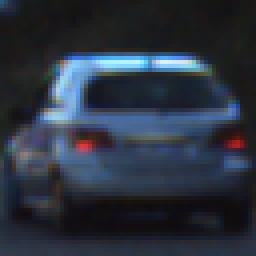
#> input picture Vehicle-Detection/examples/vehicle.png, 64 x 64 px (shown 4 times larger)
$ jupyter execute --allow-errors 'Vehicle Detection.ipynb'   (shell and % lines are left out)   (older library calls are emulated)
#> lines starting #> are read from the running program, lines starting #| are printed output that depends on the picture
## Vehicle Detection

The goals / steps of this project are the following:

* Perform a Histogram of Oriented Gradients (HOG) feature extraction on a labeled training set of images and train a classifier Linear SVM classifier
* Optionally, you can also apply a color transform and append binned color features, as well as histograms of color, to your HOG feature vector.
* Note: for those first two steps don't forget to normalize your features and randomize a selection for training and testing.
* Implement a sliding-window technique and use your trained classifier to search for vehicles in images.
* Run your pipeline on a video stream (start with the test_video.mp4 and later implement on full project_video.mp4) and create a heat map of recurring detections frame by frame to reject outliers and follow detected vehicles.
* Estimate a bounding box for vehicles detected.

### HOG feature extraction

[cell 1]
import numpy as np
import cv2
from skimage.feature import hog
import matplotlib.pyplot as plt


params = {
    'bin_size': (16, 16),
    'hist_bins': 32,
    'hist_range': (0, 256),
    'cspace': 'YCrCb',
    'orient': 8,
    'pix_per_cell': 8,
    'cell_per_block': 2,
    'hog_channel': 'ALL'
}

def get_hog_features(img, orient, pix_per_cell, cell_per_block, vis=False, feature_vec=True):
    # Call with two outputs if vis==True
    if vis == True:
        features, hog_image = hog(img, orientations=orient, pixels_per_cell=(pix_per_cell, pix_per_cell),
                                  cells_per_block=(cell_per_block, cell_per_block), block_norm='L1',
                                  transform_sqrt=True,
                                  visualise=vis, feature_vector=feature_vec)
        return features, hog_image
    # Otherwise call with one output
    else:
        features = hog(img, orientations=orient, pixels_per_cell=(pix_per_cell, pix_per_cell),
                       cells_per_block=(cell_per_block, cell_per_block), block_norm='L1',
                       transform_sqrt=True,
                       visualise=vis, feature_vector=feature_vec)
        return features

# [62 lines left out: functions color_hist, bin_spatial, extract_features, not called in this run]

car_img = cv2.imread('examples/vehicle.png')
#> car_img is the input picture: shape (64, 64, 3); mean B, G, R 63.3, 51, 43.5
fig = plt.figure()
plt.subplot(1, 2, 1)
plt.imshow(car_img[:,:,::-1])

gray_img = cv2.cvtColor(car_img, cv2.COLOR_BGR2GRAY)
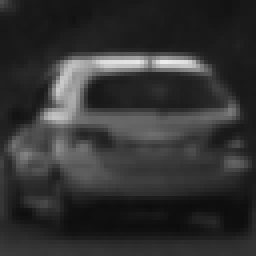
#> gray_img: shape (64, 64) (shown 4 times larger); min 13, max 237, mean 50.2
hog_features, hog_img = get_hog_features(gray_img, 8, 8, 2, True, True)
#> in get_hog_features, `features, hog_image = hog(img, orientations=orient, pixels_per_cell=(p..`: features = 1568 values, max 0.512 at index 180, min 0 at index 7, mean 0.0312
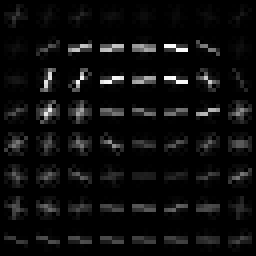
#> hog_img: shape (64, 64) float64 (shown 4 times larger); min 0, max 2, mean 0.105; drawn with min black and max white
#> hog_features has the same summary as features in get_hog_features
plt.subplot(1, 2, 2)
plt.imshow(hog_img)
fig.savefig('demo.png')
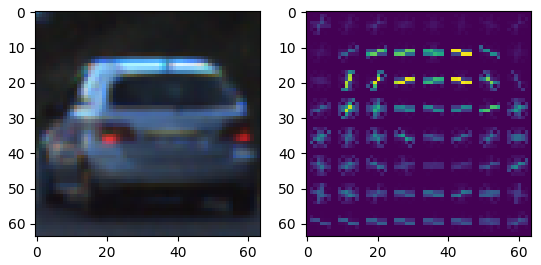
#> figure drawn by matplotlib, 2 panels

### Train a SVC classifier

[cell 2]
import os

car_filepath = '/home/wanlin/Downloads/vehicles'
noncar_filepath = '/home/wanlin/Downloads/non-vehicles'

# Load data
car_features = []
for root, dirs, files in os.walk(car_filepath):
    for name in files:
        filepath = os.path.join(root, name)
        if filepath.endswith('png'):
            img = cv2.imread(filepath)
            img = cv2.cvtColor(img, cv2.COLOR_BGR2RGB)
            features = extract_features(img, params)
            car_features.append(features)

noncar_features = []
for root, dirs, files in os.walk(noncar_filepath):
    for name in files:
        filepath = os.path.join(root, name)
        if filepath.endswith('png'):
            img = cv2.imread(filepath)
            img = cv2.cvtColor(img, cv2.COLOR_BGR2RGB)
            features = extract_features(img, params)
            noncar_features.append(features)

X = np.vstack((car_features, noncar_features)).astype(np.float64)
y = np.hstack((np.ones(len(car_features)), np.zeros(len(noncar_features))))

#### Split the training and test sets

[cell 3]
from sklearn.preprocessing import StandardScaler
from sklearn.cross_validation import train_test_split

# Split up data into randomized training and test sets
rand_state = np.random.randint(0, 100)
#> (the rest of this cell did not finish here and is left out)

#### Train the SVC model

[cell 4]
from sklearn.svm import LinearSVC

# Use a linear SVC
svc = LinearSVC()
#> (the rest of this cell did not finish here and is left out)

### Sliding Window Technique

[cell 5]
# [96 lines left out: functions draw_boxes, find_cars, not called in this run]

[cell 6]
test_img_dir = 'test_images/test5.jpg'
test_img = cv2.imread(test_img_dir)
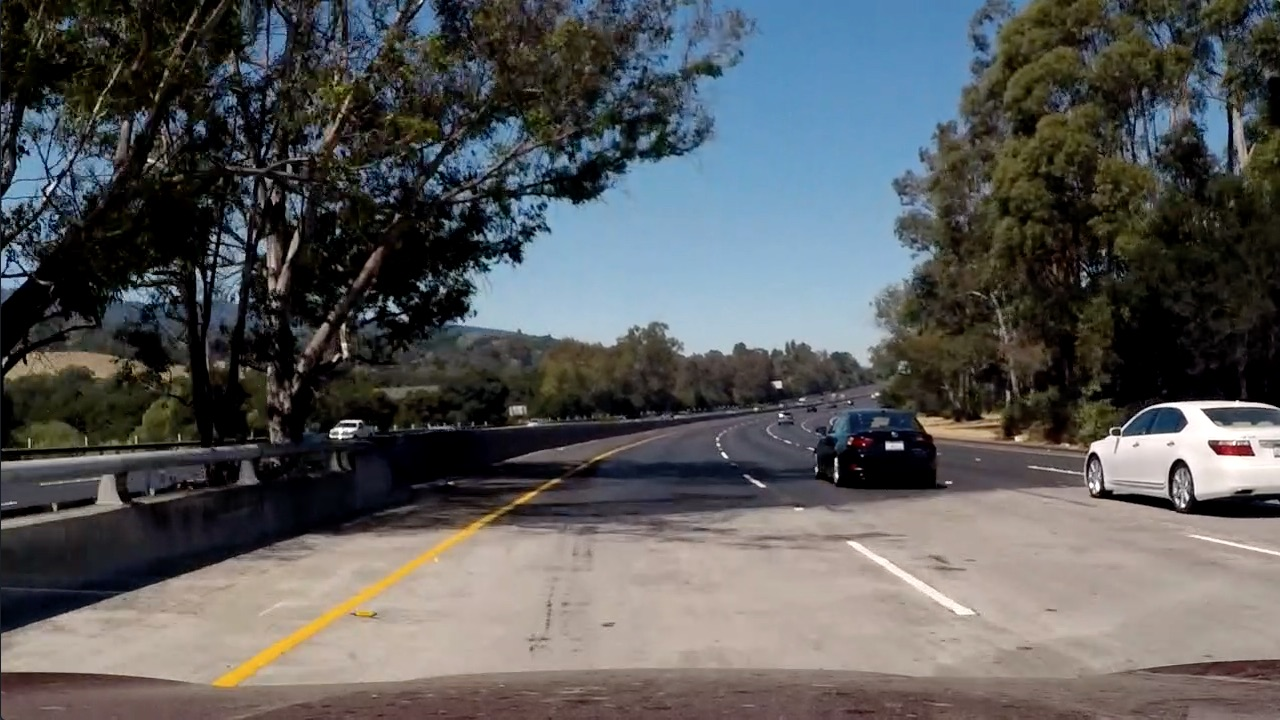
#> input picture Vehicle-Detection/test_images/test5.jpg, 1280 x 720 px
#> test_img is the input picture: shape (720, 1280, 3); mean B, G, R 89.8, 89.3, 88.5
test_img = cv2.cvtColor(test_img, cv2.COLOR_BGR2RGB)

#> (the rest of this cell did not finish here and is left out)
